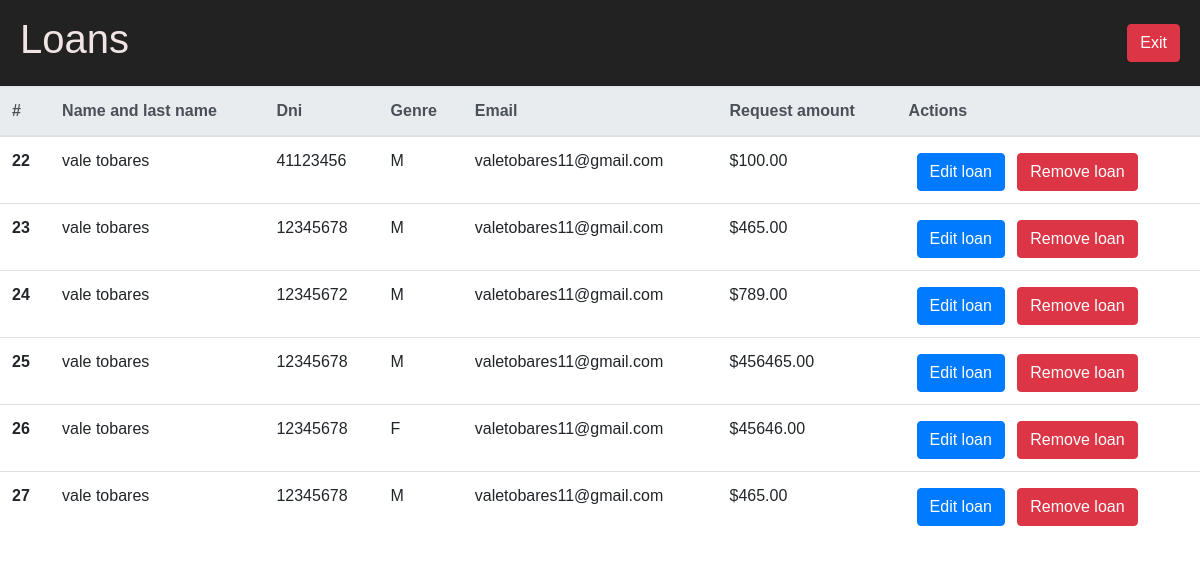
Page /loans/ on the earlier database version.
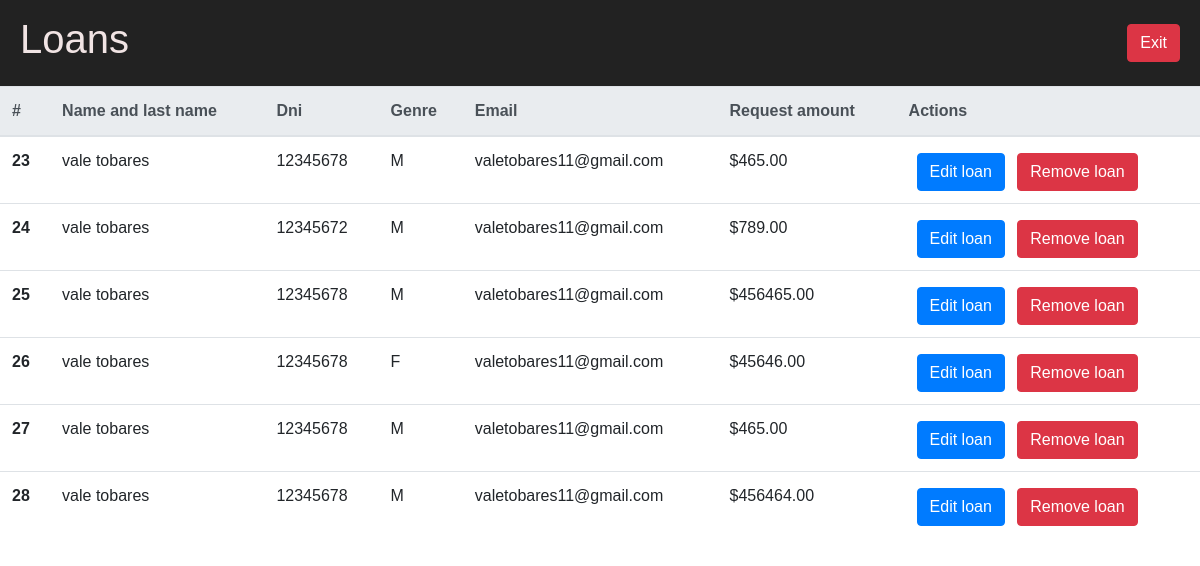
Same page on the later database version.
### web/models.py (models this page shows)
class Loans(models.Model):
    dni = models.CharField(max_length=8)
    name_and_last_name = models.CharField(max_length=255)
    genre = models.CharField(max_length=1, choices=[('M', 'Male'), ('F', 'Female')], default='M')
    email = models.EmailField()
    requested_amount = models.DecimalField(max_digits=10, decimal_places=2)

### web/views.py (the view, shortened to what this page needs)
# urls.py: path('loans/', LoansModelViewSet.as_view({'get': 'list', 'post':'create'}), name='loans-create-list'),
class LoansModelViewSet(viewsets.ModelViewSet):
    queryset = Loans.objects.all()
    serializer_class = LoansSerializer
    renderer_classes = [TemplateHTMLRenderer]
    def list(self, request, pk=None, *args, **kwargs):
        if pk is None:
            queryset = all_loans()
            serializer = self.get_serializer(queryset, many=True)
            return Response({'loans': serializer.data}, template_name='web/loans_list.html')
        loan = self.get_object()
        form = LoanForm(initial=get_fields_loans(loan))
        return render(request, 'web/form_loan_update.html', {'form': form, 'id_loan': loan.id})

### web/utils.py (called while the page is built)
def all_loans():
    loans = Loans.objects.all()
    serializer = LoansSerializer(loans, many=True)
    return serializer.data

### web/templates/web/loans_list.html (shortened to what this page needs)
<!DOCTYPE html>
<html lang="es">
<head>
    {% load bootstrap4 %}
    {% bootstrap_css %}
</head>
<body>
    <div>
        <nav>
            <h1>Loans</h1>
            <a href="/" class="btn btn-danger">Exit</a>
        </nav>
        <table class="table">
            <thead class="thead-light">
                <tr>
                    <th scope="col">#</th>
                    <th scope="col">Name and last name</th>
                    <th scope="col">Dni</th>
                    <th scope="col">Genre</th>
                    <th scope="col">Email</th>
                    <th scope="col">Request amount</th>
                    <th scope="col">Actions</th>
                </tr>
            </thead>
            <tbody>
                {% for loan in loans %}
                <tr>
                    <th scope="row">{{loan.id}}</th>
                    <td>{{loan.name_and_last_name}}</td>
                    <td>{{loan.dni}}</td>
                    <td>{{loan.genre}}</td>
                    <td>{{loan.email}}</td>
                    <td>${{loan.requested_amount}}</td>
                    <td>
                        <div>
                            <a href="/update_loans/{{ loan.id }}/">
                                <button type="button" class="btn btn-primary mt-1 mx-2">Edit loan</button>
                            </a>
                            <a href="#" data-loan-id="{{ loan.id }}" class="btn-eliminar">
                                <button type="button" class="btn btn-danger mt-1">Remove loan</button>
                            </a>
                        </div>
                    </td>
                </tr>
                {% endfor %}
            </tbody>
        </table>
    </div>
</body>
</html>

Differences in the rows shown:
removed Loans: id "22", name_and_last_name "vale tobares", dni "41123456", genre "M", email "valetobares11@gmail.com", requested_amount "100.00"
added Loans: id "28", name_and_last_name "vale tobares", dni "12345678", genre "M", email "valetobares11@gmail.com", requested_amount "456464.00"
